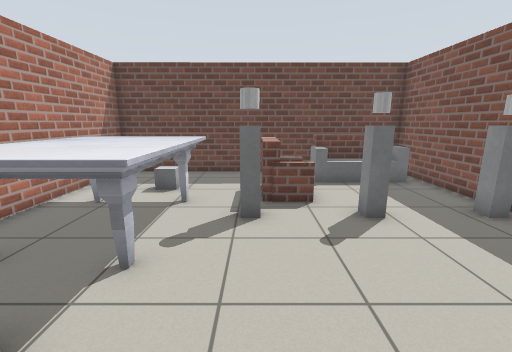
View 1 (above)

20 first-person views from a walk through a robot-simulator world made for Gazebo. The camera is 1.2 m above the floor, tilts 12° down and sees 90° across. The floor is counted in squares, 0.5 m on a side. Each view is taken from the middle of a square. On the plan, view 1 faces up. The plan holds only what a view shows up to about 17 squares ahead; the rest is blank. Simple patterns stand in for the simulator's built-in surfaces. Some surface patterns are stand-ins.

View 2
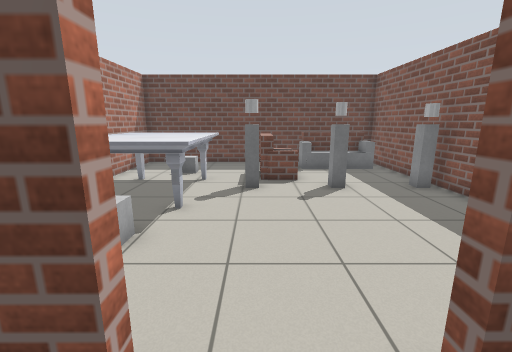

View 3
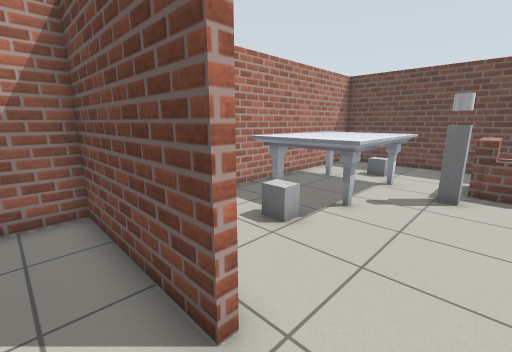

View 4
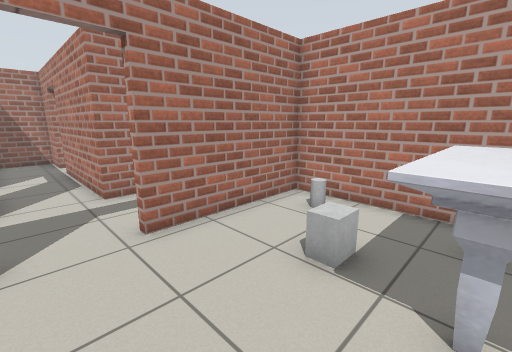

View 5
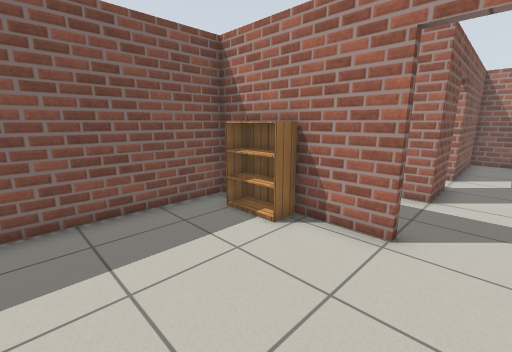

View 6
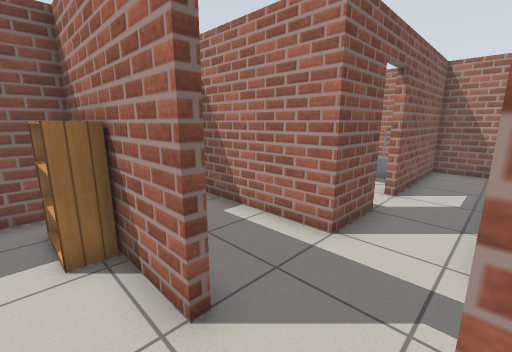

View 7
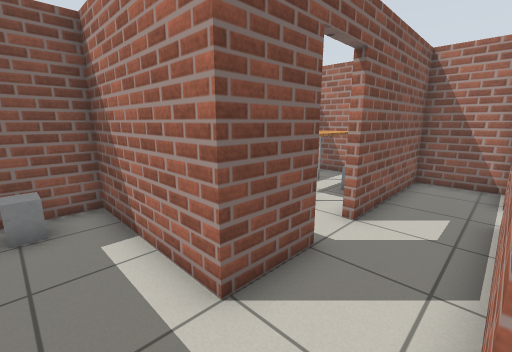

View 8
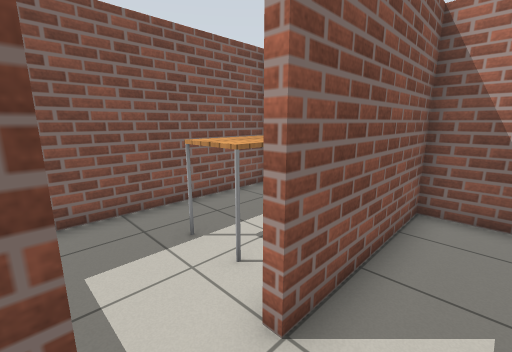

View 9
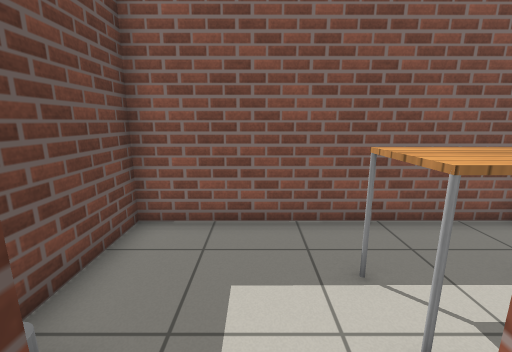

View 10
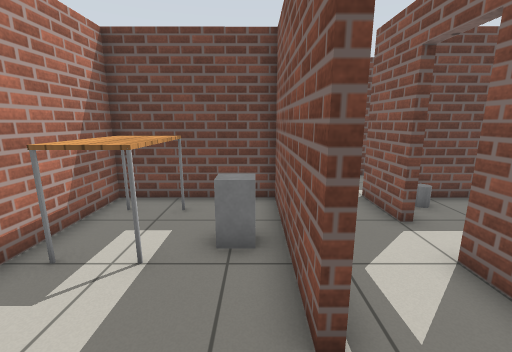

View 11
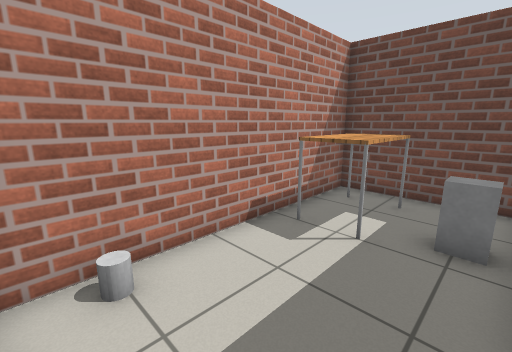

View 12
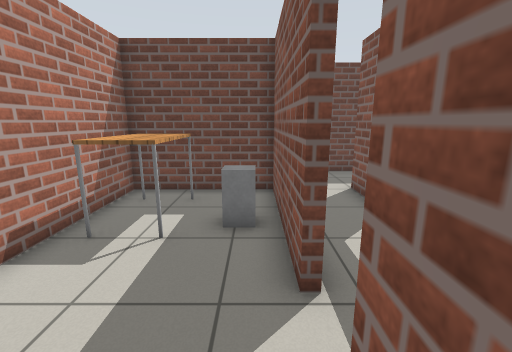

View 13
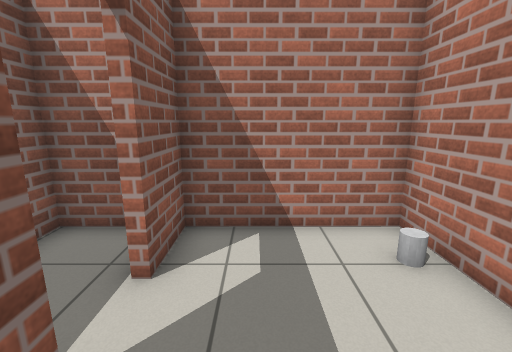

View 14
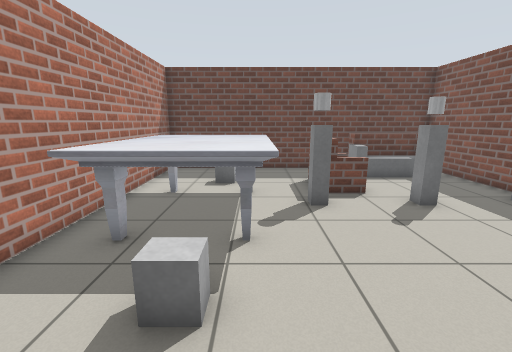

View 15
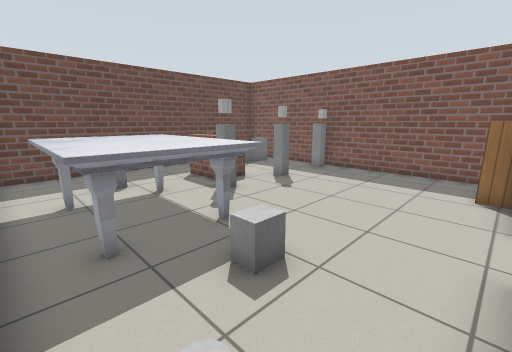

View 16
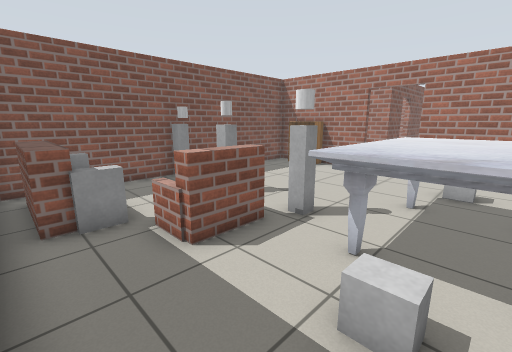

View 17
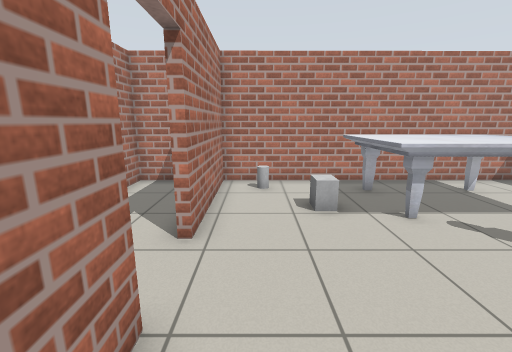

View 18
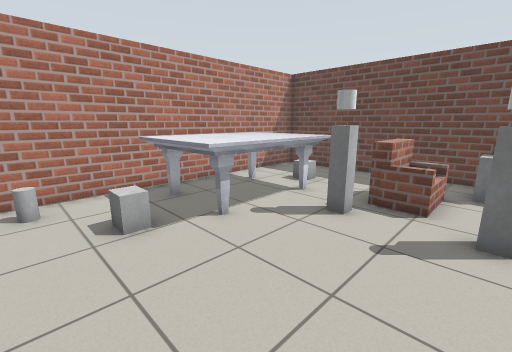

View 19
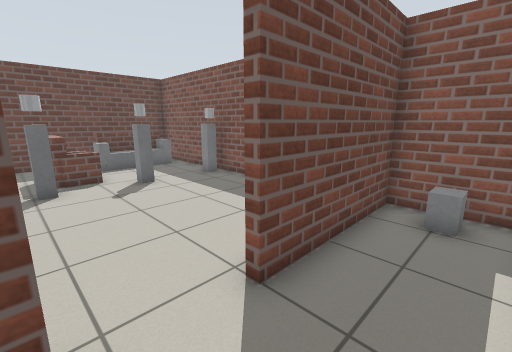

View 20
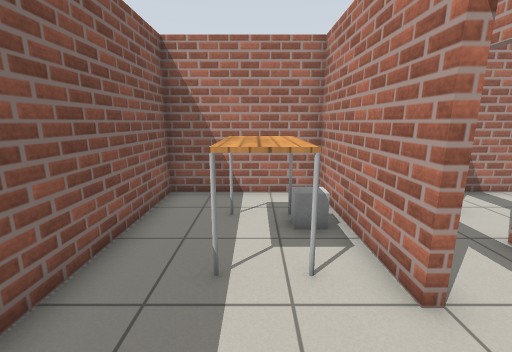

### Floor plan
Ten units are one square. View 1 is at (0, 0); x grows to the right and y downward. Boxes are objects, and circles mark ways between rooms. Rooms are numbered by the first view taken in them; rooms with no view inside come last. Other rooms are left out.
<svg viewBox="-70 -129 144 280">
<path fill="none" stroke="#000" d="M15 13 35 13M44 16 35 16M53 13 69 13 69 -124 -64 -123 -64 14 -10 13M2 -74 2 -96 18 -96 18 -74 2 -74M7 -96 7 -75M18 -94 6 -94M55 -110 26 -110 26 -117 54 -117M15 72 15 48 35 48M-22 49 -9 49 -9 109M-9 16 -64 17 -64 49 -52 49M35 16 15 16M-9 125 -9 146 15 146 15 88M-14 109 -14 51 -64 51 -63 146 -14 146 -14 125M18 88 18 146 69 145 69 51 31 51M35 48 69 48 69 16 44 16"/>
<rect x="-55" y="-5" width="10" height="10" fill="#bbb"><title>grey pole</title></rect>
<rect x="-55" y="-85" width="40" height="60" fill="#bbb"><title>marble table</title></rect>
<rect x="-35" y="-25" width="10" height="10" fill="#bbb"><title>grey post</title></rect>
<rect x="-35" y="-95" width="10" height="10" fill="#bbb"><title>grey box</title></rect>
<rect x="-5" y="-65" width="10" height="10" fill="#bbb"><title>grey post</title></rect>
<rect x="25" y="-65" width="10" height="10" fill="#bbb"><title>grey post</title></rect>
<rect x="25" y="-105" width="10" height="10" fill="#bbb"><title>grey box</title></rect>
<rect x="35" y="5" width="20" height="10" fill="#bbb"><title>bookshelf</title></rect>
<rect x="35" y="-105" width="20" height="10" fill="#bbb"><title>grey box</title></rect>
<rect x="55" y="-65" width="10" height="10" fill="#bbb"><title>grey post</title></rect>
<rect x="55" y="-115" width="10" height="20" fill="#bbb"><title>grey box</title></rect>
<rect x="-65" y="125" width="10" height="10" fill="#bbb"><title>grey cylinder</title></rect>
<rect x="-55" y="55" width="20" height="40" fill="#bbb"><title>table</title></rect>
<rect x="-35" y="75" width="20" height="10" fill="#bbb"><title>grey post</title></rect>
<rect x="25" y="105" width="10" height="20" fill="#bbb"><title>grey post</title></rect>
<rect x="25" y="95" width="20" height="30" fill="#bbb"><title>table</title></rect>
<rect x="25" y="55" width="10" height="10" fill="#bbb"><title>grey pole</title></rect>
<rect x="55" y="25" width="10" height="10" fill="#bbb"><title>grey post</title></rect>
<circle cx="0" cy="15" r="3" fill="#2a7"/>
<circle cx="40" cy="20" r="3" fill="#2a7"/>
<circle cx="-10" cy="115" r="3" fill="#2a7"/>
<circle cx="20" cy="85" r="3" fill="#2a7"/>
<circle cx="25" cy="35" r="3" fill="#2a7"/>
<text x="0" y="-50">1</text>
<text x="0" y="60">2</text>
<text x="-40" y="100">3</text>
<text x="40" y="100">4</text>
<text x="50" y="30">5</text>
</svg>
Room 1 opens to room 2. Room 1 opens to room 5. Room 2 opens to room 3. Room 2 opens to room 4. Room 2 opens to room 5.

Where each view was taken, in squares from view 1:
view 1: 0 up, 0 right, facing up
view 2: 3 down, 0 right, facing up
view 3: 3 down, 1 right, facing up-left
view 4: 4 up, 1 right, facing down-left
view 5: 4 up, 0 right, facing down-right
view 6: 0 up, 1 left, facing down-right
view 7: 3 down, 1 left, facing down-right
view 8: 7 down, 0 right, facing down-right
view 9: 8 down, 1 right, facing right
view 10: 13 down, 2 left, facing up
view 11: 14 down, 2 left, facing up-left
view 12: 14 down, 2 left, facing up
view 13: 9 down, 3 left, facing down
view 14: 1 down, 2 left, facing up
view 15: 1 down, 6 left, facing up-right
view 16: 12 up, 4 left, facing down-right
view 17: 0 up, 4 right, facing left
view 18: 0 up, 3 right, facing up-left
view 19: 4 down, 1 left, facing up-right
view 20: 6 down, 4 right, facing down
